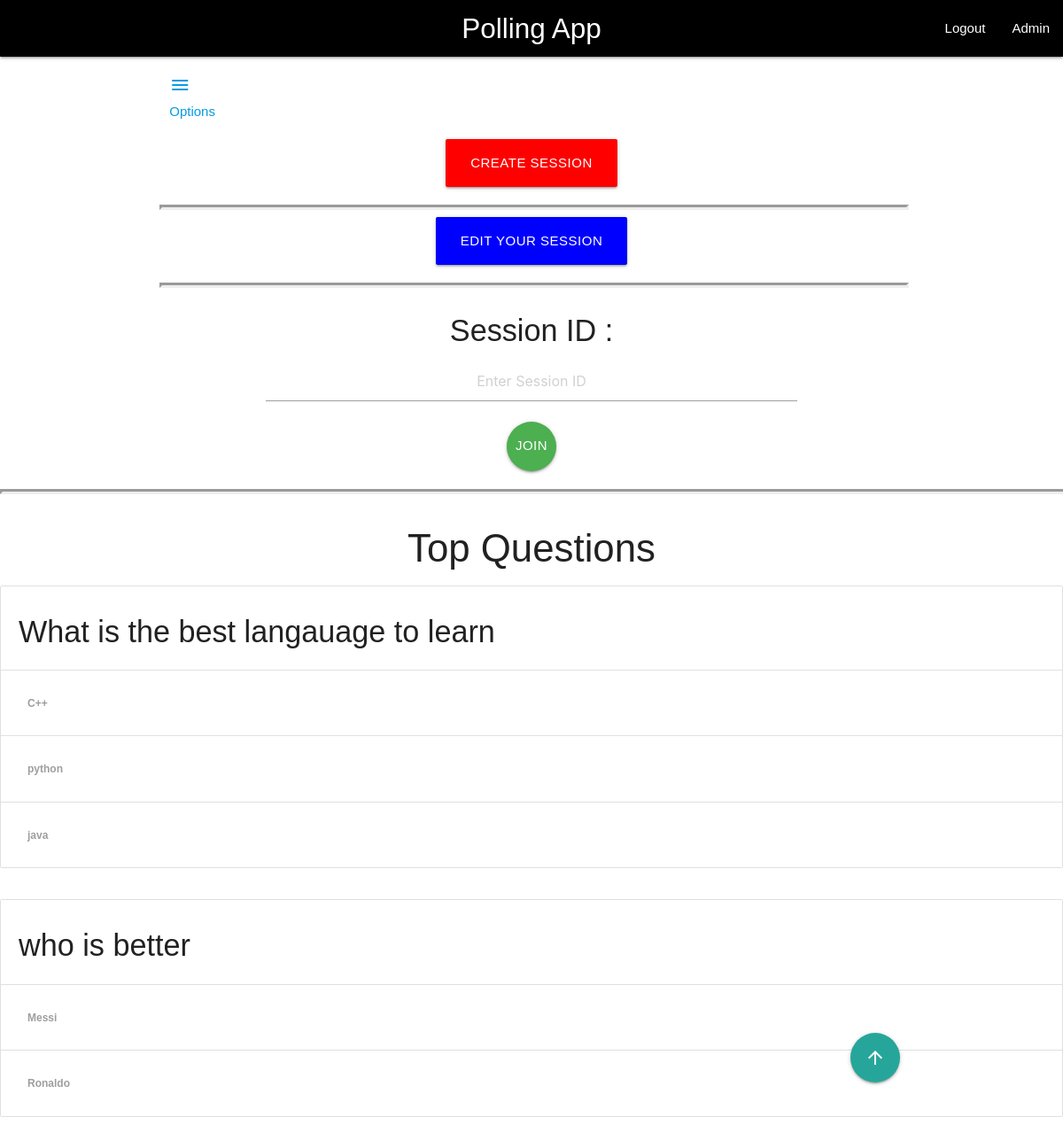
Before: /Poller/ (signed in) with the older database file.
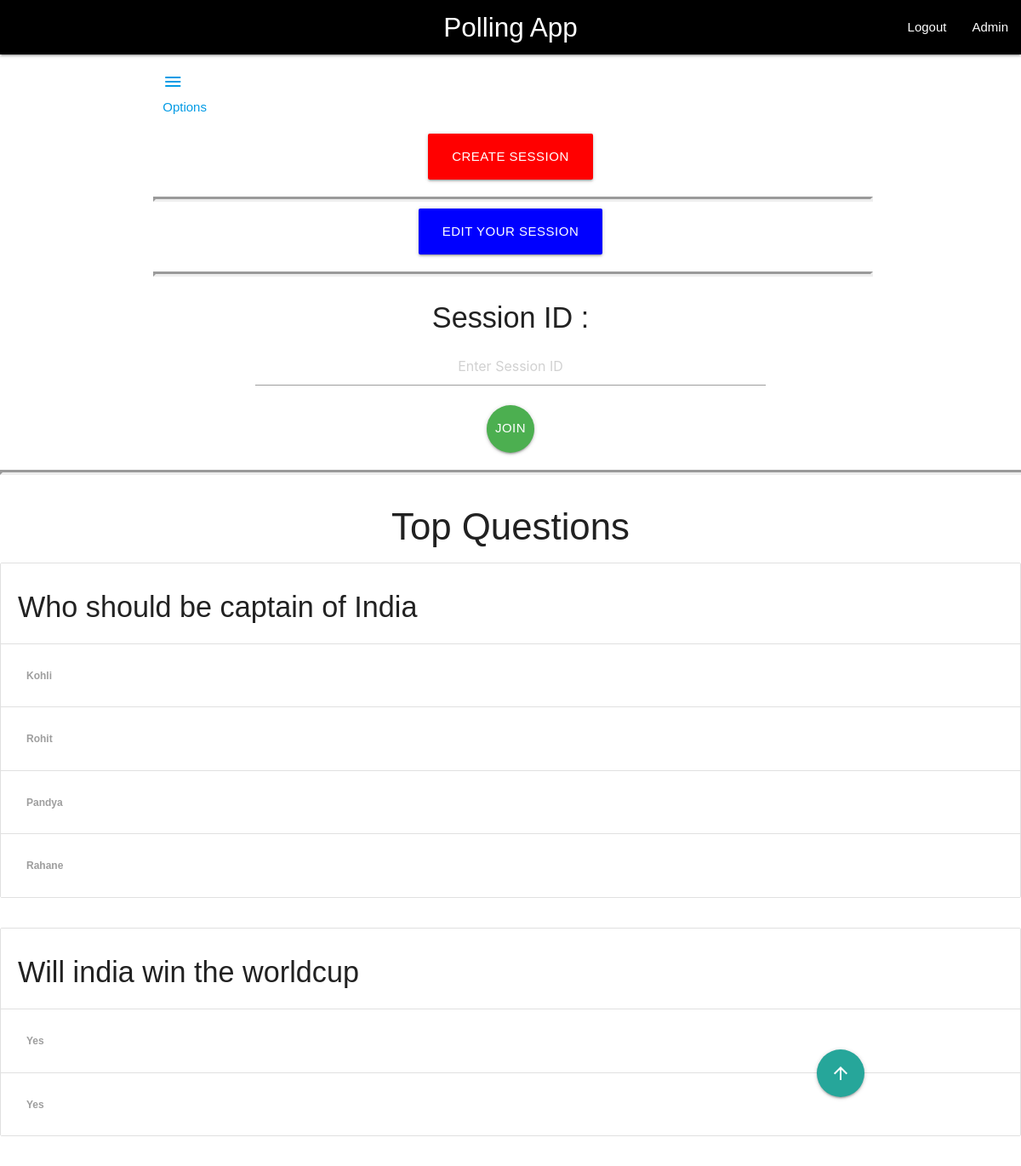
After: the same page with the newer database file.
### poller/models.py (models this page shows, shortened)
class Question(models.Model):
    session_id=models.CharField(max_length=10,blank=False,null=True,default="ADMIN01")
    content=models.CharField(max_length=256)
    users_answered=models.ManyToManyField(User,blank=True)

class Choice(models.Model):
    content=models.CharField(max_length=100)
    question=models.ForeignKey(Question,on_delete=models.CASCADE)
    vote=models.IntegerField(default=0)

### poller/views.py (the view)
# urls.py: path('',views.index,name='index')
@login_required(login_url='/login/')
@cache_control(no_cache=True, must_revalidate=True, no_store=True)
def index(request):
    Context={
        "question_content":models.Question.objects.all,
        "choice_content":models.Choice.objects.all,
    }
    return render(request,'questions.html',Context)

### templates/questions.html (shortened to what this page needs)
<!DOCTYPE html>
<html lang="en">
<head>
    <link rel="stylesheet"
            href="https://cdnjs.cloudflare.com/ajax/libs/materialize/1.0.0/css/materialize.min.css">
</head>
<body style="font-family: 'Franklin Gothic Medium', 'Arial Narrow', Arial, sans-serif;">
    <nav>
        <div class="nav-wrapper" style="background:black;">
            <a href="#" class="brand-logo center">Polling App</a>
            <ul id="nav-mobile" class="right hide-on-med-and-down">
                <li><a href="{% url 'logout' %}">Logout</a></li>
                <li><a href="{% url 'admin:login' %}">Admin</a></li>
            </ul>
        </div>
    </nav>
    <div class="container">
        <div class="row" style="margin-top: 20px;">
                <div>
                <div class="row">
                  <a href="#" data-target="slide-out" class="sidenav-trigger left col l1 s1 m1"><i class="material-icons">menu</i>Options</a>
                </div>
                </div>
                  <div class="row">
                    <div class="center">
                    <a href="{% url 'createsession' %}" class="waves-effect waves-light btn-large center" style="background-color: red;">Create Session</a>
                    </div>
                  </div>
                  <hr style="width: 100%; border-width: 3px;">
                  <div class="row">
                    <div class="center">
                    <a href="{% url 'sessionscreated' %}" class="waves-effect waves-light btn-large center" style="background-color: blue;"> Edit Your Session</a>
                    </div>
                  </div>
                  <hr style="width: 100%; border-width: 3px;">
            </div>
        </div>
        <div class="row center-align" style="margin-top: 20px;">
            <h4> Session ID : </h4>
            <form action="{% url 'showquestions' %}" method="post">
                <div class="row input-field">
                  <input type="text" name="session_id" id="session_id" class="col l6 offset-l3 center-align" placeholder="Enter Session ID">
                </div>
                <button class="btn-large waves-effect waves-light green btn-floating" type="submit" name="action"
                style="font-family: 'Franklin Gothic Medium', 'Arial Narrow', Arial, sans-serif;">
                Join
                <i class="material-icons right">chevron_right</i>
                </button>
            </form>
            <hr style="width: 100%; border-width: 3px; margin-top: 20px;">
        </div>
        <h3 class="center-align">
            Top Questions
        </h3>
        {% for question in question_content %}
            <div class="row">
            <ul class="collection with-header">
            <li class="collection-header"><h4> {{question.content}}</h4></li>
            {% for choice in question.choice_set.all  %}
            <li class="collection-item" style="font-weight: bold;">
                <p>
                    <label>
                      <span>{{choice.content}}</span>
                    </label>
                  </p>
            </li>
            {% endfor %}
            </ul>
            </div>
        {% endfor %}
    <button id="mybtn" onclick="topFunction()" class="btn-floating btn-large" style="position: fixed; top: 90%; left:80%; color: red;">
    <i class="material-icons">arrow_upward</i>
    </button>
</body>
</html>

Changed rows visible on the page:
removed Question: content "What is the best langauage to learn"
removed Choice: content "C++", shown under "What is the best langauage to learn"
removed Choice: content "python", shown under "What is the best langauage to learn"
removed Choice: content "java", shown under "What is the best langauage to learn"
removed Question: content "who is better"
removed Choice: content "Messi", shown under "who is better"
removed Choice: content "Ronaldo", shown under "who is better"
added Question: content "Who should be captain of India"
added Choice: content "Kohli", shown under "Who should be captain of India"
added Choice: content "Rohit", shown under "Who should be captain of India"
added Choice: content "Pandya", shown under "Who should be captain of India"
added Choice: content "Rahane", shown under "Who should be captain of India"
added Question: content "Will india win the worldcup"
added Choice: content "Yes", shown under "Will india win the worldcup"
added Choice: content "Yes", shown under "Will india win the worldcup"
